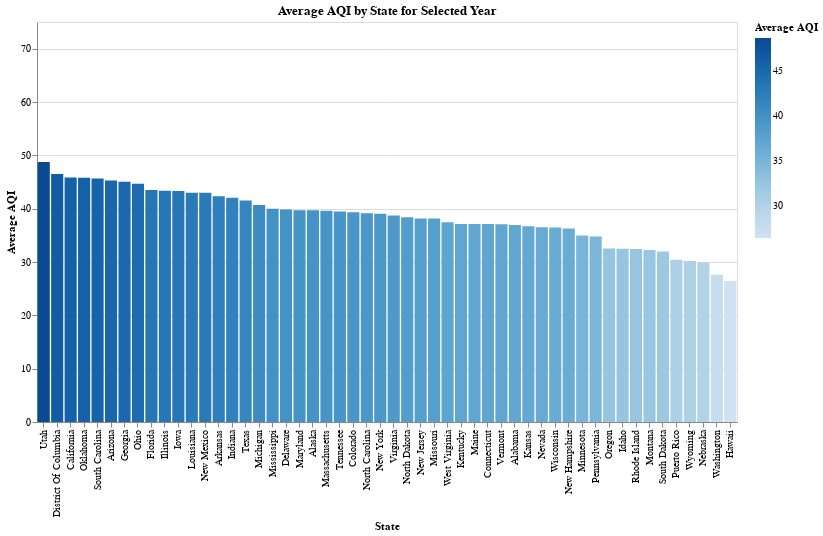

Notebook code cell kept with this figure:
### Code cell
# Create an interactive bar chart for AQI by state for a specific year
# Filter out Mexico from the data
state_yearly_aqi = state_yearly_aqi[
    state_yearly_aqi["State Name"] != "Country Of Mexico"
]

# Define the year parameter with a slider selection
year_param = alt.param(
    name="Select_Year",
    bind=alt.binding_range(
        min=2000,
        max=2024,
        step=1,
        name="Year: ",
    ),
    value=2024,
)

bar_chart = (
    alt.Chart(state_yearly_aqi)
    .mark_bar()
    .encode(
        x=alt.X("State Name:N", sort="-y", title="State"),
        y=alt.Y("AQI:Q", title="Average AQI", scale=alt.Scale(domain=[0, 75])),
        color=alt.Color("AQI:Q", title="Average AQI"),
        tooltip=["State Name", "AQI", "Category"],
    )
    .add_params(year_param)
    .transform_filter(alt.datum.Year == year_param)
    .properties(title="Average AQI by State for Selected Year", width=700, height=400)
)

bar_chart

### Figure 1 — Vega-Lite specification as saved in the notebook (floating-point values rounded to 4 significant figures; data arrays with more than 128 entries replaced by an {"elided": "..."} marker saying what was removed)
{"config": {"view": {"continuousWidth": 300, "continuousHeight": 300}}, "data": {"name": "data-9210da07b1b75e1cd6aa9f130c6da362"}, "mark": {"type": "bar"}, "encoding": {"color": {"field": "AQI", "title": "Average AQI", "type": "quantitative"}, "tooltip": [{"field": "State Name", "type": "nominal"}, {"field": "AQI", "type": "quantitative"}, {"field": "Category", "type": "nominal"}], "x": {"field": "State Name", "sort": "-y", "title": "State", "type": "nominal"}, "y": {"field": "AQI", "scale": {"domain": [0, 75]}, "title": "Average AQI", "type": "quantitative"}}, "height": 400, "params": [{"name": "Select_Year", "bind": {"input": "range", "max": 2024, "min": 2000, "name": "Year: ", "step": 1}, "value": 2024}], "title": "Average AQI by State for Selected Year", "transform": [{"filter": "(datum.Year === Select_Year)"}], "width": 700, "$schema": "https://vega.github.io/schema/vega-lite/v5.20.1.json", "datasets": {"data-9210da07b1b75e1cd6aa9f130c6da362": {"elided": "1331 records"}}}
